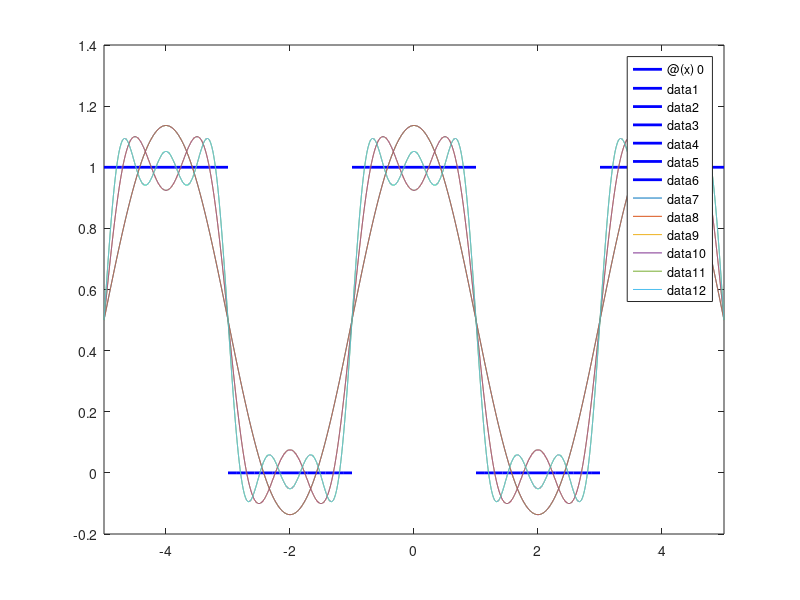

The MATLAB source for this figure:
% ~~~~~~~~~~~~~ plotting piecewise orginal function ~~~~~~~~~~~~~ %
fplot(@(x) 0,[-2 -1], 'b', 'Linewidth',2)
hold on % holding to add more functions
fplot(@(x) 1,[-1 1], 'b', 'Linewidth',2)
fplot(@(x) 0,[1 2], 'b', 'Linewidth',2)



% making function fill entire domain
fplot(@(x) 0,[-3 -2], 'b', 'Linewidth',2)
fplot(@(x) 0,[2 3], 'b', 'Linewidth',2)
fplot(@(x) 1,[-5 -3], 'b', 'Linewidth',2)
fplot(@(x) 1,[3 5], 'b', 'Linewidth',2)

% ~~~~~~~~~~~~~~~~~~ Plotting Fourier Function ~~~~~~~~~~~~~~~~~~ %
f0 = @(x) 1/2;

for n = 1 : 6
    new_part = @(x) ((2*sin((n*pi)/2))/(n*pi))*(cos((n*pi*x)/2));
    f0 = @(x) f0(x) + new_part(x); 
    fplot(f0,'-')
    pause(0.6)
end 
   